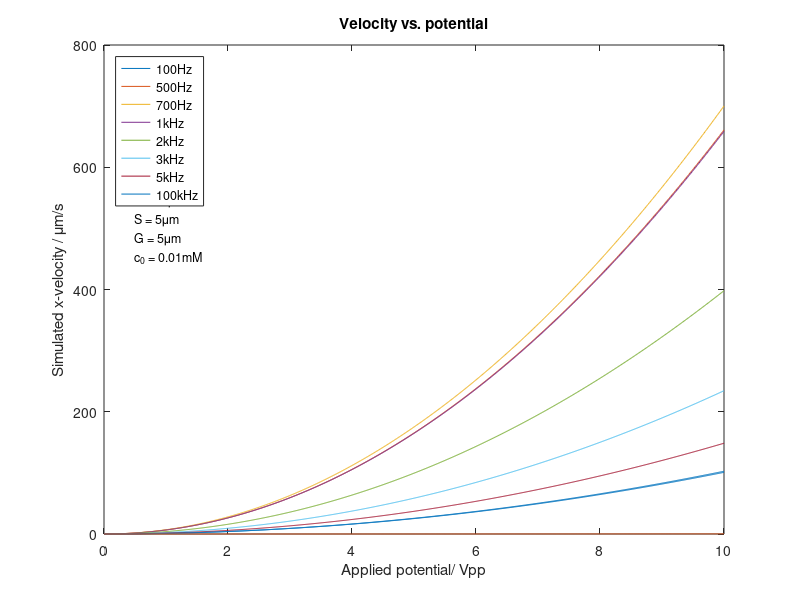

The MATLAB script that drew this image:
%%% physical constants %%%
pi = pi();
eps0 = 8.85e-12; %vacuum permittivity
epsr = 80; %relative permittivity (water @ 20 degree)
eta = 1.003e-3; %viscosity
sigma = 2.5e-6/1e-2; %conductivity S/m
T = 293; %absolute temperature
kBoltzmann = 1.38e-23; %Boltzmann constant
e = 1.6e-19; %electron charge
Na = 6.022e23; %Avogadro number
Z = 1; % ion valence, assuming we have K+ and Cl- ions
c0 =0.01e-3*1000; % concentration mol/m3 ;

%%% design parameters %%%
L = 20e-6;
S = 5e-6;
G = 5e-6;

h = 50e-6; % channel height
ltot = 3e-2; % channel length

Psi0 =0:0.01:10; % potential amplitute
f = [100,500,700,1000,2000,3000,4000,5000,100*10^3]; 
for i = 1:9
    lpair = 2*(L+G+S); %spatial period of the array
    larray = 100*100e-6; %length of the electrode array
    lel = L*larray/lpair; % only the L electrode generates forward velocity
    gamma = lel/ltot; % ratio electrode along the channel to channel length
    sidesElectr = 1; % sides with electrodes
    beta = sidesElectr/4; % factor for average velocity above electrodes
    %%% derived parameters %%%
    k = L/S;
    xmax = (G+L+S) /( sqrt(k) + 1/sqrt(k)); %normalised electrode end coord.
    xmin = G /( sqrt(k) + 1/sqrt(k)); %normalised electrode start coordinate
    %Debye length
    lambdaD = sqrt( eps0*epsr*kBoltzmann*T / (2*c0*(Z^2)*(e^2)*Na) );
    %ionic strength: 1/2*(c0*1*(1^2) + c0*1*(1^2))
    %%% Equation parameters
    vL0 = eps0*epsr / (2*eta*sqrt(k)*(1+k)^2); % maximum velocity
    omega0 = 2*lambdaD*sigma / (eps0*epsr*pi); % optimal angular freq.
    %%% computations (as a function of frequency) %%%
    o = 2*pi*f(i); % angular frequency
    K1 = Psi0.^2 * vL0 / (2 * (xmax-xmin));
    K2 = ((o*sqrt(xmin*xmax)/omega0).^2) * (xmax/xmin-xmin/xmax);
    k1 = (sqrt(xmin*xmax)/omega0)^2;
    k2 = (sqrt(xmin*xmax)/omega0)^2;
    K3 = (k1.*o.^2+xmin/xmax) .* (k2.*o.^2+xmax/xmin);
    vLave = K1 .* K2 ./ K3; % average velocity on electrode surface
    plot(Psi0,(vLave*beta*gamma)/10^(-6)) %plot max velocity of Poiseuille flow
    hold on;
end

% %%% comments for potential %%%
title('Velocity vs. potential')
legend('100Hz','500Hz','700Hz','1kHz','2kHz','3kHz', '5kHz','100kHz','Location','northwest')
str = {'L = 20\mum', 'S = 5\mum', 'G = 5\mum','c_0 = 0.01mM'};
text(0.5,500,str,'FontSize',9);
hold on
xlim([0 10])
xlabel('Applied potential/ Vpp')
ylabel('Simulated x-velocity / \mum/s')